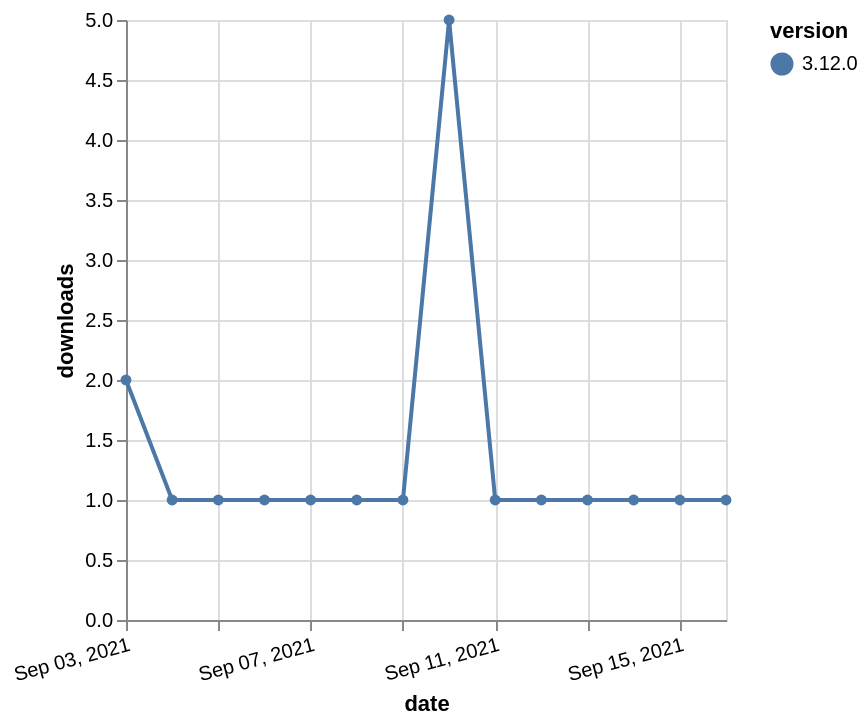

Vega-Lite specification stored for this chart:
### Vega-Lite specification from a JSON file in a GitHub repository (floating-point values rounded to 4 significant figures)
{"$schema": "https://vega.github.io/schema/vega-lite/v5.json", "description": "A simple bar chart with embedded data.", "data": {"values": [{"date": "2021-09-03", "total": 625, "delta": 2, "version": "3.12.0"}, {"date": "2021-09-04", "total": 626, "delta": 1, "version": "3.12.0"}, {"date": "2021-09-05", "total": 627, "delta": 1, "version": "3.12.0"}, {"date": "2021-09-06", "total": 628, "delta": 1, "version": "3.12.0"}, {"date": "2021-09-07", "total": 629, "delta": 1, "version": "3.12.0"}, {"date": "2021-09-08", "total": 630, "delta": 1, "version": "3.12.0"}, {"date": "2021-09-09", "total": 631, "delta": 1, "version": "3.12.0"}, {"date": "2021-09-10", "total": 636, "delta": 5, "version": "3.12.0"}, {"date": "2021-09-11", "total": 637, "delta": 1, "version": "3.12.0"}, {"date": "2021-09-12", "total": 638, "delta": 1, "version": "3.12.0"}, {"date": "2021-09-13", "total": 639, "delta": 1, "version": "3.12.0"}, {"date": "2021-09-14", "total": 640, "delta": 1, "version": "3.12.0"}, {"date": "2021-09-15", "total": 641, "delta": 1, "version": "3.12.0"}, {"date": "2021-09-16", "total": 642, "delta": 1, "version": "3.12.0"}]}, "width": "container", "mark": {"type": "line", "point": {"filled": true}}, "encoding": {"x": {"field": "date", "type": "temporal", "timeUnit": "yearmonthdate", "title": "date", "axis": {"labelAngle": -15}}, "y": {"field": "delta", "type": "quantitative", "title": "downloads"}, "color": {"field": "version", "type": "nominal"}, "tooltip": {"field": "delta"}}}
